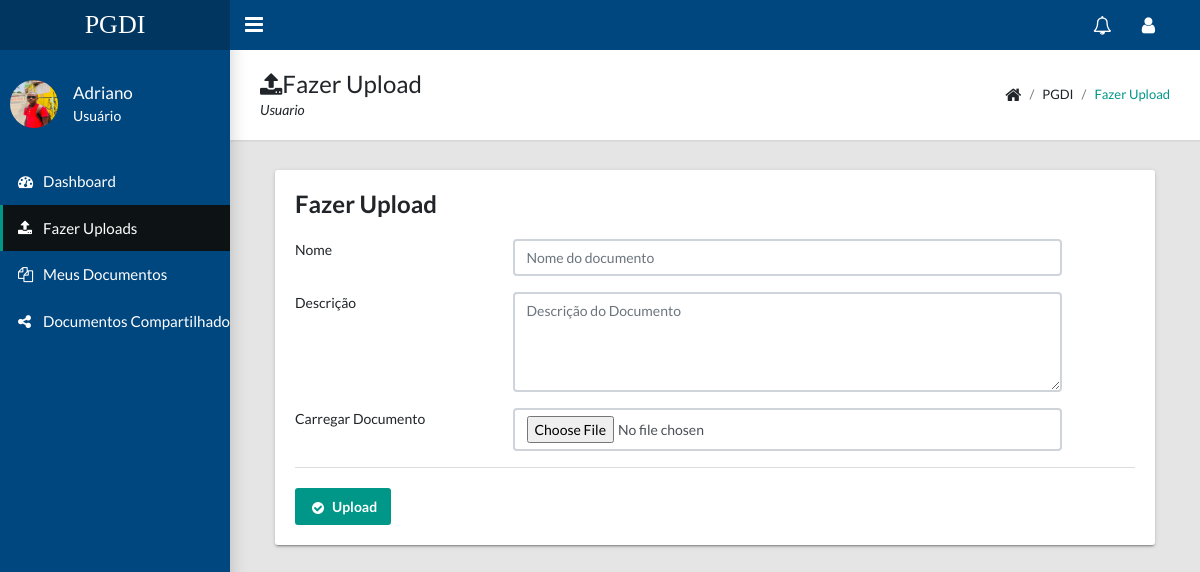
The app's page /Usuário/upload.php (signed in) with its own data.
### tables this page shows
CREATE TABLE `usuario` (
  `Id` int(11) NOT NULL,
  `Nome` varchar(100) NOT NULL,
  `Telefone` varchar(14) NOT NULL,
  `Senha` varchar(255) NOT NULL,
  `Email` varchar(150) NOT NULL,
  `Permissao` enum('0','1','2') NOT NULL COMMENT '0=Admin, 2=Chefe, 1=Normal',
  `Genero` enum('M','F','O') NOT NULL,
  `Created_at` timestamp NOT NULL DEFAULT current_timestamp(),
  `Id_Departamento` int(11) DEFAULT NULL,
  `Caminho_da_Ft` varchar(150) DEFAULT NULL,
  `Ativo` tinyint(1) NOT NULL DEFAULT 1,
  `Ultimo_login` datetime DEFAULT NULL
);

### Usuário/upload.php (the view, shortened to what this page needs)
<?php
require 'conexão.php';
$id = $_SESSION['id_user'];
$sql = " SELECT * FROM usuario WHERE Id = '$id'";
$resultado = mysqli_query($mysqli, $sql);
$dados = mysqli_fetch_array($resultado);
?>
<!DOCTYPE html>
<html lang="en">
  <head>
    <link rel="stylesheet" type="text/css" href="../css/main.css">
    <link rel="stylesheet" type="text/css" href="https://maxcdn.bootstrapcdn.com/font-awesome/4.7.0/css/font-awesome.min.css">
  </head>
  <body class="app sidebar-mini rtl">
    <header class="app-header"><a class="app-header__logo" href="index.php">PGDI</a>
      <a class="app-sidebar__toggle" href="#" data-toggle="sidebar" aria-label="Hide Sidebar"></a>
        <ul class="app-nav">
            <li class="dropdown">
                <a class="app-nav__item" href="#" data-toggle="dropdown" aria-label="Show notifications">
                    <div class="notification-wrapper">
                        <i class="fa fa-bell-o fa-lg"></i>
                    </div>
                </a>
            </li>
            <li class="dropdown">
                <a class="app-nav__item" href="#" data-toggle="dropdown" aria-label="Open Profile Menu">
                    <i class="fa fa-user fa-lg"></i>
                </a>
            </li>
        </ul>
    </header>
    <aside class="app-sidebar">
        <div class="app-sidebar__user">
            <?php if(!empty($dados['Caminho_da_Ft'])): ?>
                <img src="Fotos/<?php echo htmlspecialchars($dados['Caminho_da_Ft']); ?>" alt="Foto do perfil" class="app-sidebar__user-avatar" style="width: 48px; height: 48px; display: flex; align-items: center; justify-content: center; border-radius: 50%;" >
            <?php else: ?>
                <div class="app-sidebar__user-avatar bg-primary text-white" style="width: 48px; height: 48px; display: flex; align-items: center; justify-content: center; border-radius: 50%;">
                    <?php echo strtoupper(substr($dados['Nome'], 0, 1)); ?>
                </div>
            <?php endif; ?>
            <div>
                <p class="app-sidebar__user-name"><?php echo htmlspecialchars($dados['Nome']); ?></p>
                <p class="app-sidebar__user-designation">
                    <?php
                    if($dados['Permissao'] == '0') echo 'Administrador';
                    elseif($dados['Permissao'] == '2' && isset($departamento)) echo 'Chefe de '.htmlspecialchars($departamento['Nome']);
                    else echo 'Usuário';
                    ?>
                </p>
            </div>
        </div>
         <div class="app-menu">
            <li><a class="app-menu__item " href="index.php"><i class="app-menu__icon fa fa-dashboard"></i><span class="app-menu__label">Dashboard</span></a></li>
            <?php if($dados['Id_Departamento'] != NULL): ?>
            <li><a class="app-menu__item active" href="upload.php"><i class="app-menu__icon fa fa-upload"></i><span class="app-menu__label">Fazer Uploads</span></a></li>
            <li><a class="app-menu__item" href="meusUploads.php"><i class="app-menu__icon fa fa-files-o"></i><span class="app-menu__label">Meus Documentos</span></a></li>
            <li><a class="app-menu__item" href="DocumentosDoMeuDepartamento.php"><i class="app-menu__icon fa fa-share-alt"></i><span class="app-menu__label">Documentos Compartilhados</span></a></li>
              <?php endif; ?>
            </div>
    </aside>
    <main class="app-content">
      <div class="app-title">
        <div>
          <h1><i class="fa fa-upload"></i>Fazer Upload</h1>
          <p>Usuario</p>
        </div>
        <ul class="app-breadcrumb breadcrumb">
          <li class="breadcrumb-item"><i class="fa fa-home fa-lg"></i></li>
          <li class="breadcrumb-item">PGDI</li>
          <li class="breadcrumb-item"><a href="upload.php">Fazer Upload</a></li>
        </ul>
      </div>
        <div class="col-md-12">
          <div class="tile">
            <h3 class="tile-title">Fazer Upload</h3>
            <div class="tile-body">
                <form class="form-horizontal" method="POST" action="upload.php?id=<?php echo $dados['Id']?>" enctype="multipart/form-data">
                  <div class="form-group row">
                    <label class="control-label col-md-3" >Nome</label>
                    <div class="col-md-8">
                      <input class="form-control" type="text" placeholder="Nome do documento" name="nome" required>
                    </div>
                  </div>
                  <div class="form-group row">
                    <label class="control-label col-md-3">Descrição</label>
                    <div class="col-md-8">
                      <textarea class="form-control" rows="4" placeholder="Descrição do Documento" name="descricao"></textarea>
                    </div>
                  </div>
                  <div class="form-group row">
                    <label class="control-label col-md-3">Carregar Documento</label>
                    <div class="col-md-8">
                      <input class="form-control" type="file" name="Documento" required>
                    </div>
                  </div>
                  <div class="tile-footer">
              <button class="btn btn-primary" type="submit" name="upload"><i class="fa fa-fw fa-lg fa-check-circle"></i>Upload</button>
            </div>
                </form>
              </div>
          </div>
        </div>
    </main>
  </body>
</html>

### Usuário/upload.php (style rules this page uses)
.notification-wrapper { position: relative; display: inline-block; }

### records on screen
usuario: Caminho_da_Ft (picture), Nome "Adriano"
